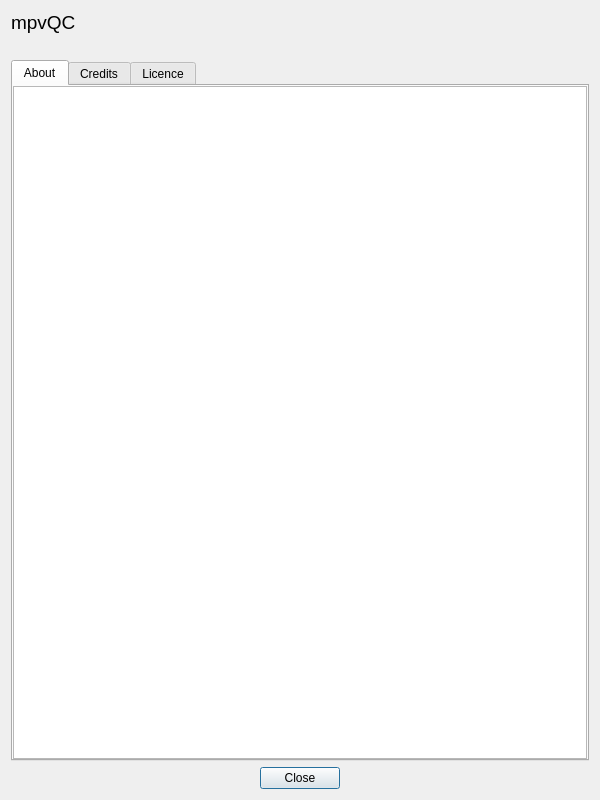
<?xml version="1.0" encoding="UTF-8"?>
<ui version="4.0">
 <class>AboutDialog</class>
 <widget class="QDialog" name="AboutDialog">
  <property name="geometry">
   <rect>
    <x>0</x>
    <y>0</y>
    <width>600</width>
    <height>800</height>
   </rect>
  </property>
  <property name="windowTitle">
   <string>About mpvQC</string>
  </property>
  <layout class="QVBoxLayout" name="verticalLayout">
   <item>
    <widget class="QLabel" name="title">
     <property name="sizePolicy">
      <sizepolicy hsizetype="Expanding" vsizetype="Minimum">
       <horstretch>0</horstretch>
       <verstretch>0</verstretch>
      </sizepolicy>
     </property>
     <property name="font">
      <font>
       <pointsize>14</pointsize>
      </font>
     </property>
     <property name="text">
      <string notr="true">mpvQC</string>
     </property>
    </widget>
   </item>
   <item>
    <widget class="QLabel" name="subtitle">
     <property name="text">
      <string notr="true"/>
     </property>
    </widget>
   </item>
   <item>
    <widget class="QTabWidget" name="tabWidget">
     <property name="tabShape">
      <enum>QTabWidget::Rounded</enum>
     </property>
     <property name="currentIndex">
      <number>0</number>
     </property>
     <property name="documentMode">
      <bool>false</bool>
     </property>
     <property name="tabsClosable">
      <bool>false</bool>
     </property>
     <property name="movable">
      <bool>false</bool>
     </property>
     <property name="tabBarAutoHide">
      <bool>false</bool>
     </property>
     <widget class="QWidget" name="widget1">
      <attribute name="title">
       <string>About</string>
      </attribute>
      <layout class="QHBoxLayout" name="horizontalLayout_9">
       <property name="spacing">
        <number>0</number>
       </property>
       <property name="leftMargin">
        <number>0</number>
       </property>
       <property name="topMargin">
        <number>0</number>
       </property>
       <property name="rightMargin">
        <number>0</number>
       </property>
       <property name="bottomMargin">
        <number>0</number>
       </property>
       <item>
        <widget class="QTextBrowser" name="aboutTextBrowser">
         <property name="html">
          <string notr="true">&lt;!DOCTYPE HTML PUBLIC &quot;-//W3C//DTD HTML 4.0//EN&quot; &quot;http://www.w3.org/TR/REC-html40/strict.dtd&quot;&gt;
&lt;html&gt;&lt;head&gt;&lt;meta name=&quot;qrichtext&quot; content=&quot;1&quot; /&gt;&lt;style type=&quot;text/css&quot;&gt;
p, li { white-space: pre-wrap; }
&lt;/style&gt;&lt;/head&gt;&lt;body style=&quot; font-family:'Noto Sans'; font-size:10pt; font-weight:400; font-style:normal;&quot;&gt;
&lt;p style=&quot;-qt-paragraph-type:empty; margin-top:0px; margin-bottom:0px; margin-left:0px; margin-right:0px; -qt-block-indent:0; text-indent:0px;&quot;&gt;&lt;br /&gt;&lt;/p&gt;&lt;/body&gt;&lt;/html&gt;</string>
         </property>
        </widget>
       </item>
      </layout>
     </widget>
     <widget class="QWidget" name="widget2">
      <attribute name="title">
       <string>Credits</string>
      </attribute>
      <layout class="QHBoxLayout" name="horizontalLayout_10">
       <property name="spacing">
        <number>0</number>
       </property>
       <property name="leftMargin">
        <number>0</number>
       </property>
       <property name="topMargin">
        <number>0</number>
       </property>
       <property name="rightMargin">
        <number>0</number>
       </property>
       <property name="bottomMargin">
        <number>0</number>
       </property>
       <item>
        <widget class="QTextBrowser" name="creditsTextBrowser">
         <property name="html">
          <string notr="true">&lt;!DOCTYPE HTML PUBLIC &quot;-//W3C//DTD HTML 4.0//EN&quot; &quot;http://www.w3.org/TR/REC-html40/strict.dtd&quot;&gt;
&lt;html&gt;&lt;head&gt;&lt;meta name=&quot;qrichtext&quot; content=&quot;1&quot; /&gt;&lt;style type=&quot;text/css&quot;&gt;
p, li { white-space: pre-wrap; }
&lt;/style&gt;&lt;/head&gt;&lt;body style=&quot; font-family:'Noto Sans'; font-size:10pt; font-weight:400; font-style:normal;&quot;&gt;
&lt;p style=&quot;-qt-paragraph-type:empty; margin-top:0px; margin-bottom:0px; margin-left:0px; margin-right:0px; -qt-block-indent:0; text-indent:0px; font-family:'Fira Sans';&quot;&gt;&lt;br /&gt;&lt;/p&gt;&lt;/body&gt;&lt;/html&gt;</string>
         </property>
        </widget>
       </item>
      </layout>
     </widget>
     <widget class="QWidget" name="widget3">
      <attribute name="title">
       <string>Licence</string>
      </attribute>
      <layout class="QHBoxLayout" name="horizontalLayout_11">
       <property name="spacing">
        <number>0</number>
       </property>
       <property name="leftMargin">
        <number>0</number>
       </property>
       <property name="topMargin">
        <number>0</number>
       </property>
       <property name="rightMargin">
        <number>0</number>
       </property>
       <property name="bottomMargin">
        <number>0</number>
       </property>
       <item>
        <widget class="QTextBrowser" name="licenceTextBrowser">
         <property name="html">
          <string notr="true">&lt;!DOCTYPE HTML PUBLIC &quot;-//W3C//DTD HTML 4.0//EN&quot; &quot;http://www.w3.org/TR/REC-html40/strict.dtd&quot;&gt;
&lt;html&gt;&lt;head&gt;&lt;meta name=&quot;qrichtext&quot; content=&quot;1&quot; /&gt;&lt;style type=&quot;text/css&quot;&gt;
p, li { white-space: pre-wrap; }
&lt;/style&gt;&lt;/head&gt;&lt;body style=&quot; font-family:'Noto Sans'; font-size:10pt; font-weight:400; font-style:normal;&quot;&gt;
&lt;p style=&quot;-qt-paragraph-type:empty; margin-top:0px; margin-bottom:0px; margin-left:0px; margin-right:0px; -qt-block-indent:0; text-indent:0px;&quot;&gt;&lt;br /&gt;&lt;/p&gt;&lt;/body&gt;&lt;/html&gt;</string>
         </property>
        </widget>
       </item>
      </layout>
     </widget>
    </widget>
   </item>
   <item>
    <widget class="QDialogButtonBox" name="buttonBox">
     <property name="orientation">
      <enum>Qt::Horizontal</enum>
     </property>
     <property name="standardButtons">
      <set>QDialogButtonBox::Close</set>
     </property>
     <property name="centerButtons">
      <bool>true</bool>
     </property>
    </widget>
   </item>
  </layout>
 </widget>
 <resources/>
 <connections>
  <connection>
   <sender>buttonBox</sender>
   <signal>accepted()</signal>
   <receiver>AboutDialog</receiver>
   <slot>accept()</slot>
   <hints>
    <hint type="sourcelabel">
     <x>248</x>
     <y>254</y>
    </hint>
    <hint type="destinationlabel">
     <x>157</x>
     <y>274</y>
    </hint>
   </hints>
  </connection>
  <connection>
   <sender>buttonBox</sender>
   <signal>rejected()</signal>
   <receiver>AboutDialog</receiver>
   <slot>reject()</slot>
   <hints>
    <hint type="sourcelabel">
     <x>316</x>
     <y>260</y>
    </hint>
    <hint type="destinationlabel">
     <x>286</x>
     <y>274</y>
    </hint>
   </hints>
  </connection>
 </connections>
</ui>
